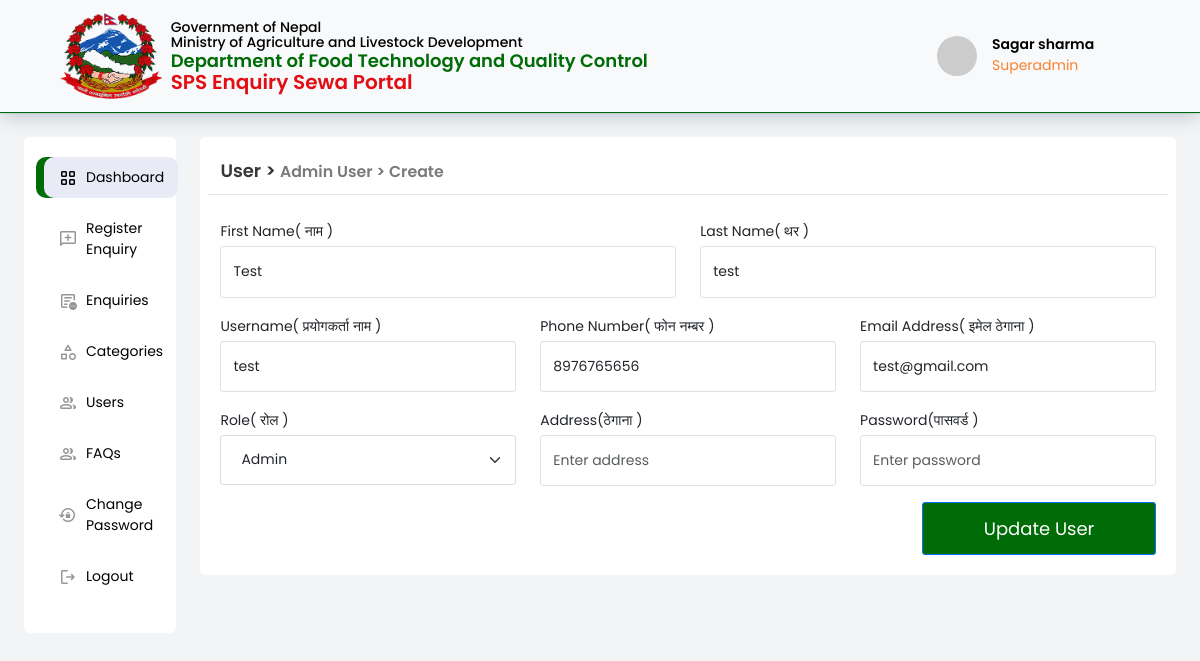
Page /account/edit-admin/5 (signed in) on the committed database.
### account/models.py (models this page shows, shortened)
class CustomUser(AbstractUser):
    username = models.CharField(max_length=255,unique=True)
    first_name = models.CharField(max_length=150)
    last_name = models.CharField(max_length=150)
    email = models.EmailField(unique=True)
    phone_number = models.CharField(
        max_length=15, null=True,
        validators=[
            RegexValidator(r'^\d{10}$', 'Phone number must be 10 digits')
        ]
    )
    nationality = models.CharField(max_length=2, choices=choices.COUNTRY_CHOICES,default="NP")
    address=models.CharField(max_length=100,null=True)
    created_date=models.DateTimeField(auto_now_add=True)
    USER=3
    SUPERADMIN=1
    COMPLAIN_REVIEWER=2
    ROLE_CHOICES=(
        (USER,'USER'),
        (SUPERADMIN,'SUPERADMIN'),
        (COMPLAIN_REVIEWER,'COMPLAIN REVIEWER')
    )
    role = models.PositiveSmallIntegerField(
        choices=ROLE_CHOICES, blank=True, default=3
    )
    USERNAME_FIELD='email'
    REQUIRED_FIELDS=['username',]
    def role_name(self):
        if self.role==1:
            return 'Superadmin'
        elif self.role==2:
            return 'Enquiry Reviewer'
        elif self.role==3:
            return 'User'

### account/decorators.py (the view)
    def wrapper(request, *args, **kwargs):
        if request.user.role == 1:
            return view_func(request, *args, **kwargs)
        else:
            return redirect('account:login')

### account/forms.py
class SignupForm(forms.ModelForm):
    class Meta:
        model=CustomUser
        fields=['first_name','last_name','username','email','address','phone_number','role','password']

### account/authentication.py (called while the page is built)
    def get_user(self, user_id):
        CustomUser=get_user_model()
        try:
            return CustomUser.objects.get(pk=user_id)
        except CustomUser.DoesNotExist:
            return None

### account/views.py (called while the page is built, shortened)
@is_superadmin
def edit_user(request,id):
    context={}
    user = get_object_or_404(CustomUser, id=id) if id else None
    user_form = SignupForm(instance=user)
    context={
            'form':user_form
        }
    if request.user.id != user.id and request.user.role != 1:
        messages.error(request, 'Cannot Access!')
        return redirect('management:dashboard')
    return render(request, 'account/create_admin.html', context)

### account/templates/account/create_admin.html (shortened to what this page needs)
{% extends 'layout.html' %}
{% load static %}
{% block content %}
            <div class="col-md-9 my-profile-w-85">
                <section id="tab-content-container">
                    <div class="p-0">
                        <div class="row">
                            <div class="main-section-title">
                                <a href="" class="section-title">User > <span style="color: #7a7a7a; font-size: 18px;"><small>Admin User > Create</small></span></a>
                            </div>
                            <hr class="main-section-hr">
                            <div class="tab-content mt-4" id="myTabContent">
                                {% if form.instance %}
                                <form action="{% url 'account:edit_user' id=form.instance.id %}" method="post">
                                    {% else %}
                                <form action="{% url 'account:create_admin' %}" method="post">
                                    {%endif %}
                                    <div class="row mb-3">
                                        <div class="col-md-6">
                                            <label for="" class="form-label mb-1 label cm">First Name( नाम )</label>
                                            <input type="text" class="form-control cm"
                                                placeholder="Enter first name" name="first_name"
                                                {% if form.instance.first_name %}
                                                value="{{ form.instance.first_name }}"
                                            {% endif %} required>
                                        </div>
                                        <div class="col-md-6">
                                            <label for="" class="form-label mb-1 label cm">Last Name( थर )</label>
                                            <input type="text" class="form-control cm"
                                                placeholder="Enter last name" name="last_name"
                                                {% if form.instance.last_name %}
                                                value="{{ form.instance.last_name }}"
                                                {% endif %}required>
                                        </div>
                                    </div>
                                    <div class="row mb-3">
                                        <div class="col-md-4">
                                            <label for="" class="form-label mb-1 label cm">Username( प्रयोगकर्ता नाम  )</label>
                                            <input type="text" class="form-control cm"
                                                placeholder="Enter username" name="username"
                                                {% if form.instance.username %}
                                                value="{{ form.instance.username }}"
                                                {% endif %}required>
                                        </div>
                                        <div class="col-md-4">
                                            <label for="" class="form-label mb-1 label cm">Phone Number( फोन नम्बर )</label>
                                            <input type="text" class="form-control cm"
                                                placeholder="Enter phone number" name="phone_number"
                                                {% if form.instance.phone_number %}
                                                value="{{ form.instance.phone_number }}"
                                                {% endif %}required>
                                        </div>
                                        <div class="col-md-4">
                                            <label for="" class="form-label mb-1 label cm">Email Address( इमेल ठेगाना )</label>
                                            <input type="email" class="form-control cm"
                                                placeholder="Enter email address" name="email"
                                                {% if form.instance.email %}
                                                value="{{ form.instance.email }}"
                                                {% endif %} required>
                                        </div>
                                    </div>
                                    <div class="row mb-3">
                                        <div class="col-md-4">
                                            <label for="" class="form-label mb-1 label cm">Role( रोल )</label>
                                            <select id="importer" class="form-select kit-form-control" name="role" required>
                                                    <option value="1"{% if form.instance.role == 1 %}selected{% endif %}>Admin</option>
                                            </select>
                                        </div>
                                        <div class="col-md-4">
                                            <label for="" class="form-label mb-1 label cm">Address(ठेगाना )</label>
                                            <input type="text" class="form-control cm"
                                                placeholder="Enter address" name="address"
                                                required>
                                        </div>
                                        <div class="col-md-4">
                                            <label for="" class="form-label mb-1 label cm">Password(पासवर्ड )</label>
                                            <input type="password" class="form-control cm"
                                                placeholder="Enter password" name="password" required>
                                        </div>
                                    </div>
                                    <div class="row">
                                        <div class="col-md-12 text-end">
                                            {% if form.instance.username %}
                                            <button type="submit" class="btn btn-primary w-25">Update User</button>
                                            {% else %}
                                            <button type="submit" class="btn btn-primary w-25">Create</button>
                                            {% endif %}
                                        </div>
                                    </div>
                                </form>
                            </div>
                        </div>
                    </div>
                </section>
            </div>
            {% endblock %}

### templates/login_header.html (shortened to what this page needs)
{% load static %}
<!doctype html>
<html lang="en">
  <head>
    <link href="https://cdn.jsdelivr.net/npm/bootstrap@5.3.2/dist/css/bootstrap.min.css" rel="stylesheet">
    <link rel="stylesheet" href="https://cdnjs.cloudflare.com/ajax/libs/font-awesome/6.4.2/css/all.min.css" />
    <link rel="stylesheet" href="https://cdn.datatables.net/1.13.7/css/jquery.dataTables.min.css">
    <link rel="stylesheet" href="https://cdn.datatables.net/buttons/2.3.6/css/buttons.dataTables.min.css">
    <link rel="stylesheet" href="https://cdnjs.cloudflare.com/ajax/libs/fancybox/3.5.7/jquery.fancybox.css" />
    <link rel="stylesheet" href="{% static 'css/style.css' %}">
  </head>
  <body>
    <nav class="navbar navbar-expand-lg bg-body-tertiary sticky-top">
        <div class="container-fluid d-flex justify-space-between mx-5">
            <a class="navbar-brand" href="#">
                <img src="{% static 'images/np.png' %}" alt="Logo" width="14%" height="100%" class="d-inline-block align-text-top">
                <div class="ms-2">
                    <p class="mb-0">Government of Nepal <br>
                       Ministry of Agriculture and Livestock Development
                    </p>
                    <p class="mb-0 dftqc">Department of Food Technology and Quality Control <br> <span>SPS Enquiry Sewa Portal</span></p>
                </div>
            </a>
            <div class="db-user-profile">
                <div class="db-user-profile-right dropdown main">
                    <button class="btn btn-secondary dropdown-toggle" type="button" data-bs-toggle="dropdown" aria-expanded="false">
                        <div class="usersmimage-div">
                            <img src="https://ui-avatars.com/api/?name={{ request.user.first_name.0 }}+{{ request.user.last_name.0 }}&amp;rounded=true&amp;background=FB802C&amp;color=ffffff&amp;size=28&amp;bold=true" alt=""></div>
                        <div>
                            <h3 class="username"> {{ request.user.first_name }} {{ request.user.last_name }}</h3>
                            <p class="userrole">{{ request.user.role_name }}</p>
                        </div>
                    </button>
                </div>
            </div>
        </div>
    </nav>

### static/css/style.css (style rules this page uses)
body { font-family: Poppins; background: var(--specialbg); }
a { text-decoration: none; }
:root { --mainbg: #eef2f6; --white: #ffffff; --bluecolor: #006c07; --iconbg: #e8eaf6; --fieldbg: #f8fafc; --blackcolorprimary: #000000; --blackcolorsecondary: #000000a6; --blacktextsecondary: rgba(0, 0, 0, 0.7); --specialbg: #f3f4f6; --active: #006c07; --inactive: #ff0000; }
.navbar-brand { display: flex; align-items: center; }
.navbar-brand p { font-weight: 500; font-size: 14px; color: #000000; line-height: 1.1; }
.navbar-brand .dftqc { font-weight: 600; font-size: 18px; color: #006c07; }
.navbar-brand span { font-weight: 600; font-size: 20px; color: #e30e14; }
.navbar { border-bottom: 1px solid var(--bluecolor); box-shadow: rgba(9, 30, 66, 0.25) 0px 4px 20px -2px, rgba(9, 30, 66, 0.08) 0px 0px 0px 1px; }
.db-user-profile { display: flex; justify-content: center; align-items: center; }
.dropdown.main { margin-right: 15px; }
.dropdown button.btn.btn-secondary.dropdown-toggle { padding: .4rem .8rem .4rem .4rem; border-radius: 100vw; transition: background-color 50ms ease-in-out; margin-right: 18px; display: flex; }
.dropdown.main button { background-color: transparent !important; color: #000; border: transparent; }
.db-user-profile-right .username { font-size: 14px; font-weight: 600; margin-bottom: 2px; font-family: poppins; color: #000; text-align: left; }
.db-user-profile-right .userrole { font-size: 14px; font-weight: 400; padding: 0; color: #fb802c; font-family: poppins; text-align: left; margin: 0; }
.db-user-profile img { height: 40px; border-radius: 50%; object-fit: cover; }
.dropdown.main button img { margin-right: 15px; }
.dropdown-toggle::after { display: none; }
#tab-content-container { padding: 20px; border-radius: 6px; background: var(--white); }
.main-section-hr { margin: 10px 0 0 0; color: #00000060; }
.main-section-title { display: flex; justify-content: space-between; align-items: center; }
.main-section-title .section-title { text-decoration: none; font-family: Poppins; font-weight: 600; font-size: 18px; color: #000000c9; }
@media (min-width: 768px) { .my-profile-w-85 { flex: 0 0 auto; width: 85%!important; } }
.label { font-size: 14px; font-family: poppins; font-weight: 400; margin: 0; }
button.btn.btn-primary { text-transform: capitalize; font-size: 18px; text-transform: capitalize; font-family: Poppins; font-weight: 400; border-radius: 3px; background-color: #006c07; padding: 12px 50px; }
.form-control.cm { border-radius: 3px !important; font-size: 14px !important; padding: 12px !important; line-height: 1.8; }
.kit-form-control { height: 50px; border: 1px solid #dbdbdb; border-radius: 3px; padding: 0 40px 0 20px; font-size: 14px; }
.kit-form-control::placeholder { color: #58667e; font-size: 12px }

### rows in the picture
CustomUser: user.first_name "Sagar", user.last_name "sharma", user.role_name "Superadmin"
CustomUser: first_name "Test", last_name "test", username "test", phone_number "8976765656", email "test@gmail.com", role "Admin"
